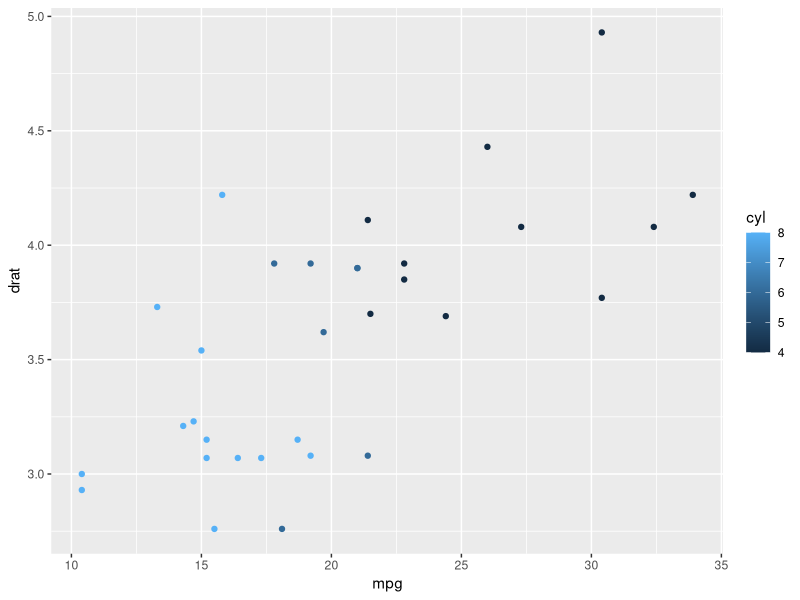
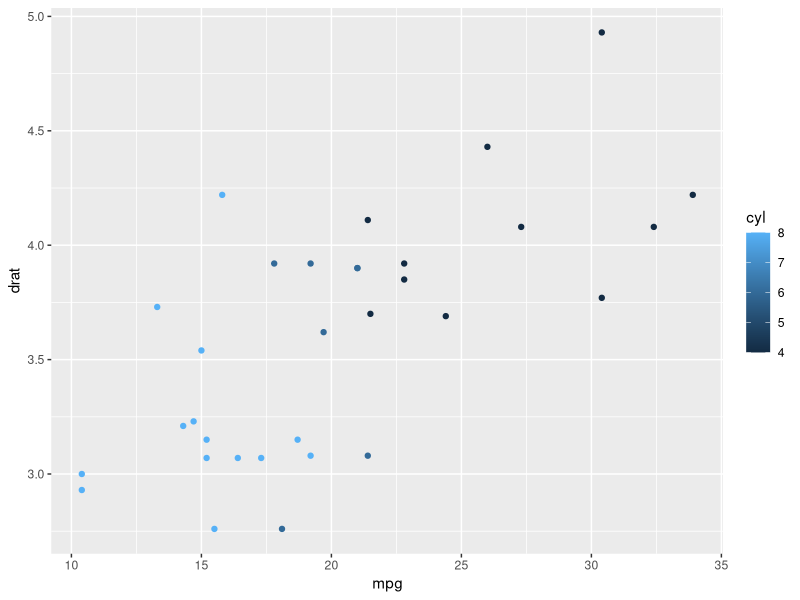
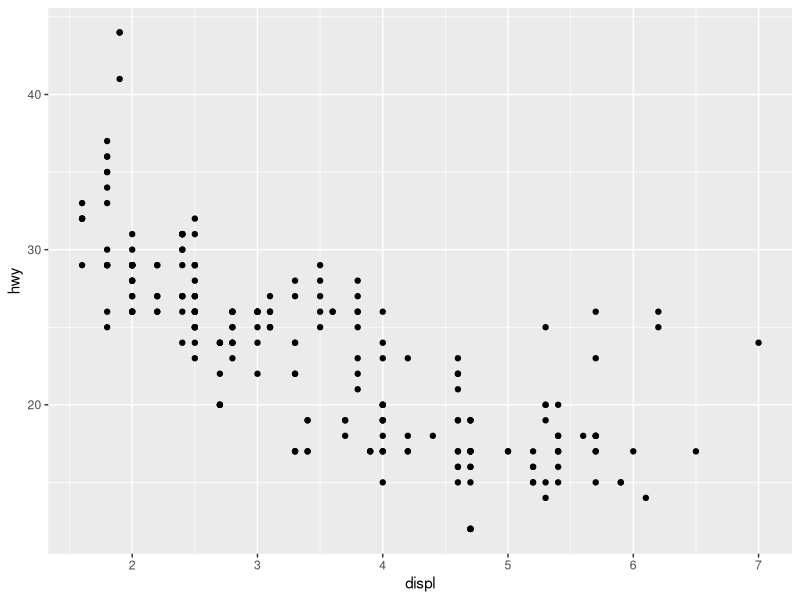
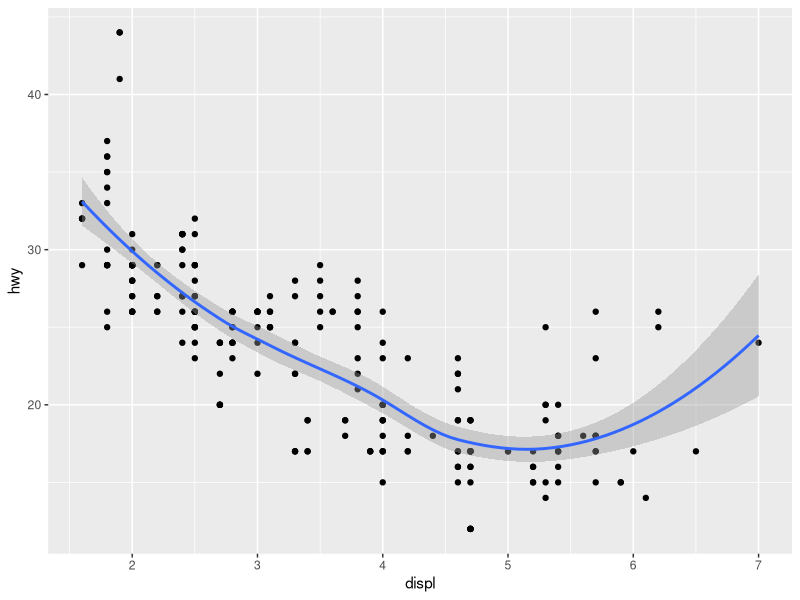
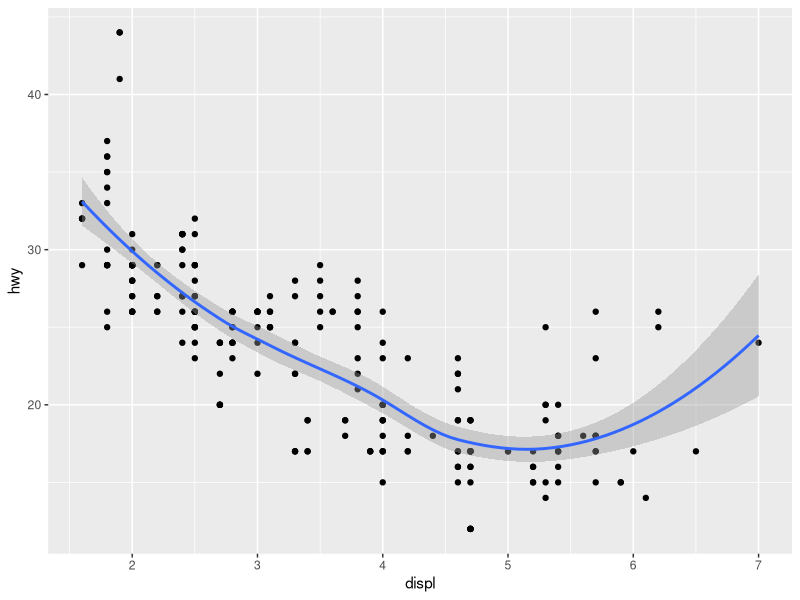
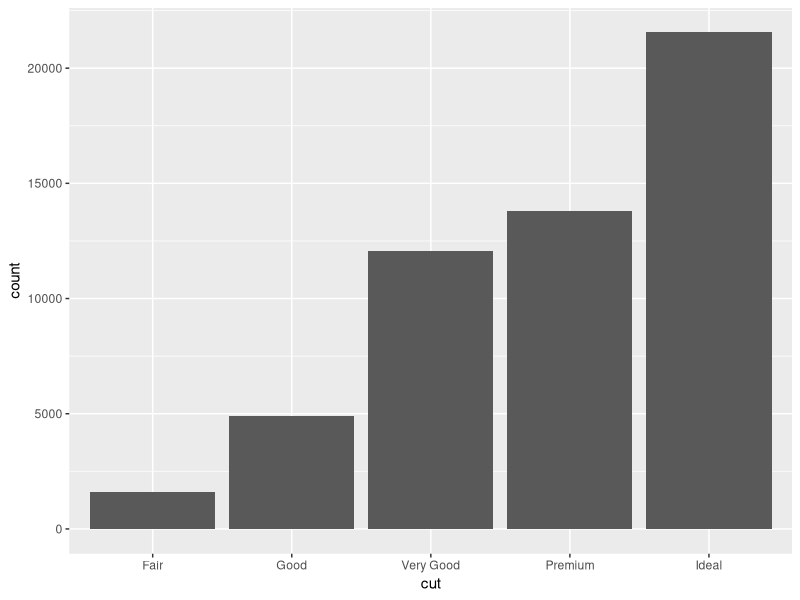
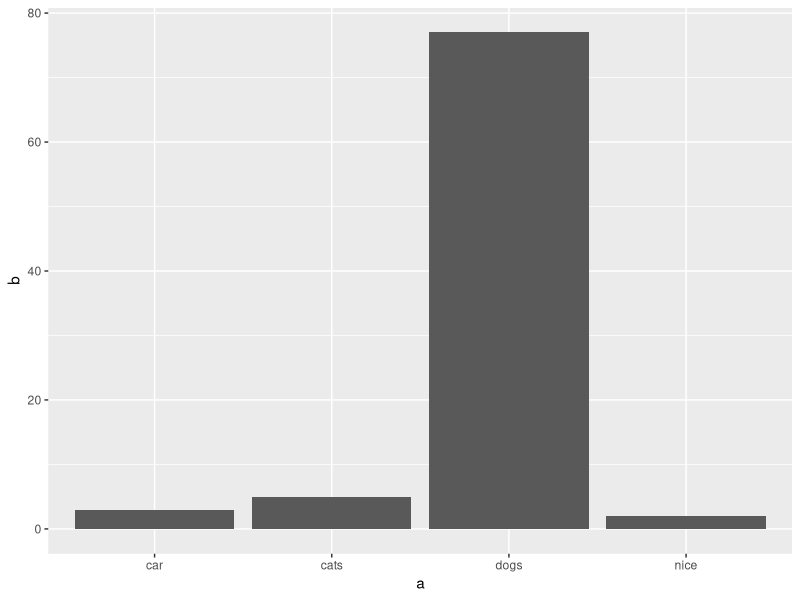
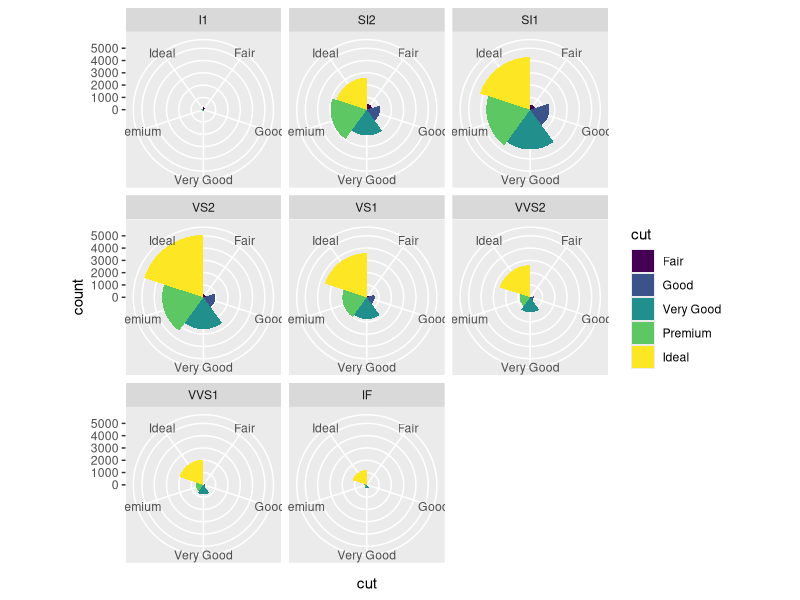

R code for these plots, in order:


# load packages
library(ggplot2) #load ggplot2

# ggplot is the main function of the package ggplot2

ggplot(mtcars) + geom_point(aes(x = mpg, y = drat, color = cyl))


happy <- ggplot(mtcars)
happy <- happy + geom_point(aes(x = mpg, y = drat, color = cyl))
happy


## General Grammar of Graphics
# ggplot(data = <DATA>) +
#   <GEOM_FUNCTION>(
#     mapping = aes(<MAPPINGS>),
#     stat = <STAT>,
#     position = <POSITION>
#   ) +
#   <COORDINATE_FUNCTION> +
#   <FACET_FUNCTION>


# Load the mpg data
# View(): helps viewing data
# it comes in the ggplot package

ggplot(data = mpg) +
  geom_point(mapping = aes(x = displ, y = hwy))

# add colors for the variable `cyl`

# Getting info from data
##?function
##?dataset
##?object_in_R

# View(mpg)
# str(mpg)

#http://docs.ggplot2.org/current/


ggplot(data = mpg) + 
  geom_point(mapping = aes(x = displ, y = hwy)) +
  geom_smooth(mapping = aes(x = displ, y = hwy))


ggplot(data = mpg, mapping = aes(x = displ, y = hwy)) + 
  geom_point() +
  geom_smooth()


ggplot(data = diamonds) + 
  geom_bar(mapping = aes(x = cut))

# color barplot with cut

# now by clarity

# what about a non-stacked plot?
## use position = "dodge"


diam_fun <- data.frame(
  a = c("nice","car","cats","dogs"),
  b = c(2,3,5,77)
  )

ggplot(data = diam_fun) + 
  geom_bar(mapping = aes(x = a, y = b), stat = "identity")


ggplot(data = diamonds) + 
  geom_bar(mapping = aes(x = cut, fill = cut), width = 1) + coord_polar() +
  facet_wrap(~clarity)

ggplot(data = diamonds) + 
  geom_bar(mapping = aes(x = factor(1), fill = cut), width = 1) + 
  coord_polar(theta = "y") 


# A simple plot in R
# Load packages
library(ggplot2) #loads ggplot2
# ggplot is the main function of the package ggplot2
ggplot(mtcars) + geom_point(aes(x = mpg,y = drat, color = cyl)) 

happy <- ggplot(mtcars)
happy <- happy + geom_point(aes(x = mpg,y = drat, color = cyl))
happy

#mtcars=sampledataset
#ggplot is a function -- a package is a compilation of function
# Function(all my data) + 
# geom_point is the type of chart with mpg on the x axis, drat on the y axis and in the color cyl

# to make a block of text a comment: Command + Shift + C

## General Grammar of Graphics
# ggplot(data = <DATA>) + 
#   <GEOM_FUNCTION>(
#     mapping = aes(<MAPPINGS>),
#     stat = <STAT>, 
#     position = <POSITION>
#   ) +
#   <COORDINATE_FUNCTION> +
#   <FACET_FUNCTION>

# Load the mpg data
# View(): helps viewing data
# it comes preloaded in the ggplot package

ggplot(data = mpg) + geom_point(mapping = aes(x = displ, y = hwy))

# add colors for the variable 'cyl'
ggplot(data = mpg) + geom_point(mapping = aes(x = displ, y = hwy, color = cyl))

# ?mpg << help function in R.. mpg is dataset.. you can do:
# ?dataset
# ?function
# ?any_object_in_R

# View(mpg)
# str(mpg) << str = structure

# Changing color to 'class' (from 'cyl')
ggplot(data = mpg) + geom_point(mapping = aes(x = displ, y = hwy, color = class))

# Add 'cty' as the size of points
ggplot(data = mpg) +
  geom_point(mapping = aes(x = displ, y = hwy, color = class, size = cty))

# http://docs.ggplot2.org/current/ << shows you all the types of ggplot charts and what are the components of those charts

## Changing the geom to smooth
ggplot(data = mpg) + geom_smooth(mapping = aes(x = displ, y = hwy))

## How do you do both?
ggplot(data = mpg) +
  geom_point(mapping = aes(x = displ, y = hwy)) +
  geom_smooth(mapping = aes(x = displ, y = hwy))

## How do you do both? In a neater way....
ggplot(data = mpg, mapping = aes(x = displ, y = hwy)) +
  geom_point() +
  geom_smooth()

## Bar chart with diamonds....
ggplot(data = diamonds) +
  geom_bar(mapping = aes (x = cut))

## add color as cut
ggplot(data = diamonds) +
  # geom_bar(mapping = aes (x = cut, color = cut)) << Wrong
  geom_bar(mapping = aes (x = cut, fill = cut))

## Now by clarity >> automatically gives you a stacked bar chart
ggplot(data = diamonds) +
  geom_bar(mapping = aes (x = cut, fill = clarity))

## what about a non-stacked plot <- using position = "dodge"
ggplot(data = diamonds) +
  geom_bar(mapping = aes (x = cut, fill = clarity), position = "dodge")

## what about a stacked plot of percentages with total up to 100% <- using position = "fill"
ggplot(data = diamonds) +
  geom_bar(mapping = aes (x = cut, fill = clarity), position = "fill")

# Coxcomb Pie chart -- Any sort of pie chart requires the coord_polar() function
ggplot (data = diamonds) +
  geom_bar(mapping = aes(x = cut, fill = cut), width = 1) +
  coord_polar()

# Regular Pie chart
ggplot (data = diamonds) +
  geom_bar(mapping = aes(x = factor(1), fill = cut), width = 1) +
  coord_polar(theta = "y")

# Unique charts for different levels
ggplot (data = diamonds) +
  geom_bar(mapping = aes(x = cut, fill = cut), width = 1) +
  coord_polar() +
  facet_wrap(~clarity)

# Adding text labels
## Messy way
ggplot(data = mpg) +
  geom_point(mapping = aes(x = displ, y = hwy, label = hwy)) +
  geom_smooth(mapping = aes(x = displ, y = hwy, label = hwy)) +
  geom_label(mapping = aes(x = displ, y = hwy, label = hwy))

## Neater way....
ggplot(data = mpg, mapping = aes(x = displ, y = hwy, label = hwy)) +
  geom_point() +
  geom_smooth() +
  geom_label()

# Now that you know how to use aesthetics, take a moment to experiment with the mpg data set.
# 
# Map a discrete variable to color, size, alpha, and shape. Then map a continuous variable to each. 
# Does ggplot2 behave differently for discrete vs. continuous variables?
# The discrete variables in mpg are: manufacturer, model, trans, drv, fl, class
# The continuous variables in mpg are: displ, year, cyl, cty, hwy
# Map the same variable to multiple aesthetics in the same plot. Does it work? How many legends does ggplot2 create?
# Attempt to set an aesthetic to something other than a variable name, like displ < 5. What happens?

library(ggplot2)

Step1 <- ggplot(data = mpg, title = "Fuel Efficiency vs. Engine Size", xlab = "Engine Displacement (L)") +
  geom_point(mapping = aes(x= displ, y = hwy, color = class)) +
  geom_smooth(mapping = aes(x= displ, y = hwy))

Step1 +
  labs(title = "Fuel Efficiency vs. Engine Size",
       x = "Engine Displacement (L)",
       y = "Highway fuel efficiency (mpg)") +
  labs(color = "Type of Car") +
  theme(plot.title = element_text(hjust = 0, vjust= 0))



